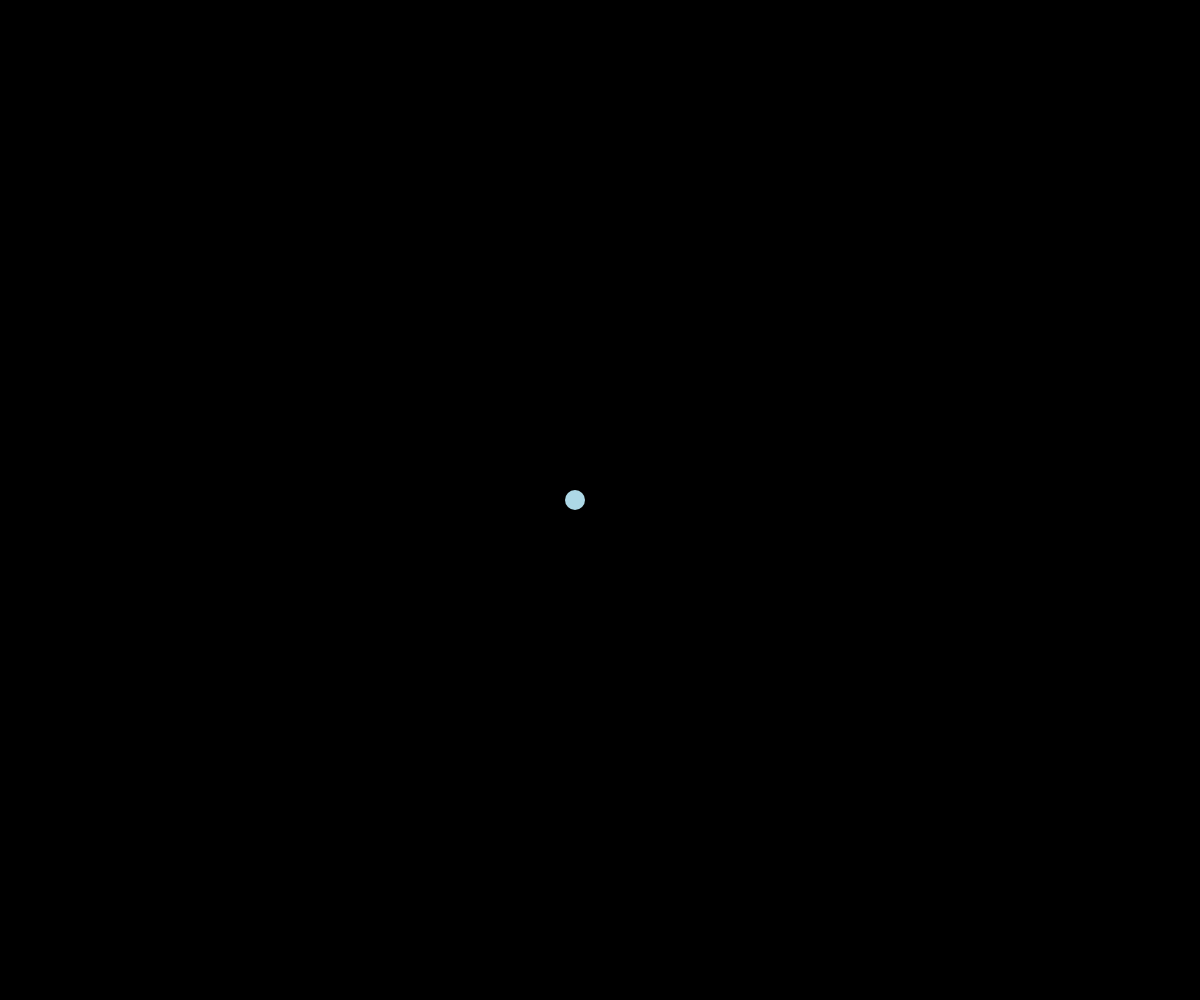
Frame 1 (no input)
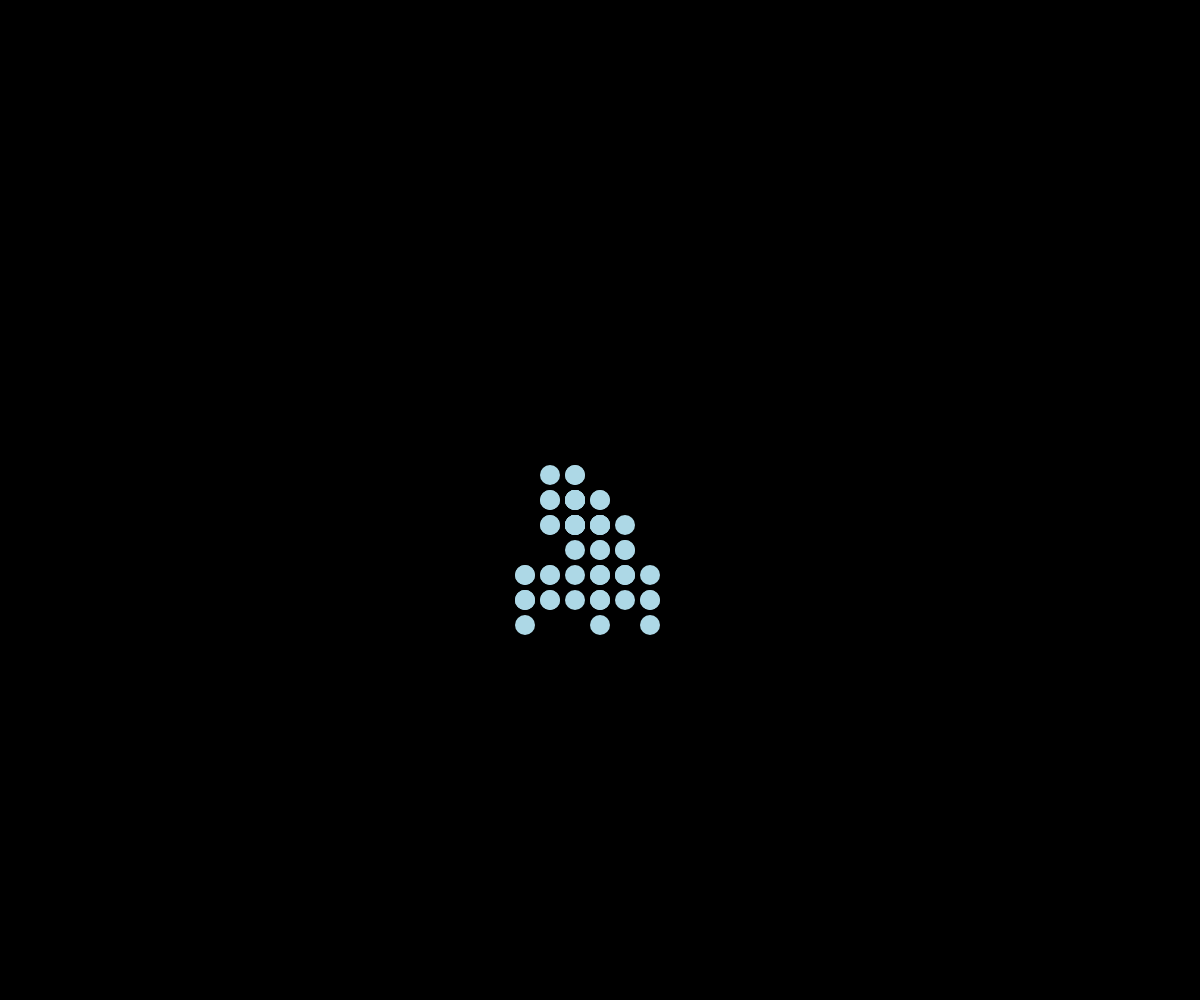
Frame 60 (no input)
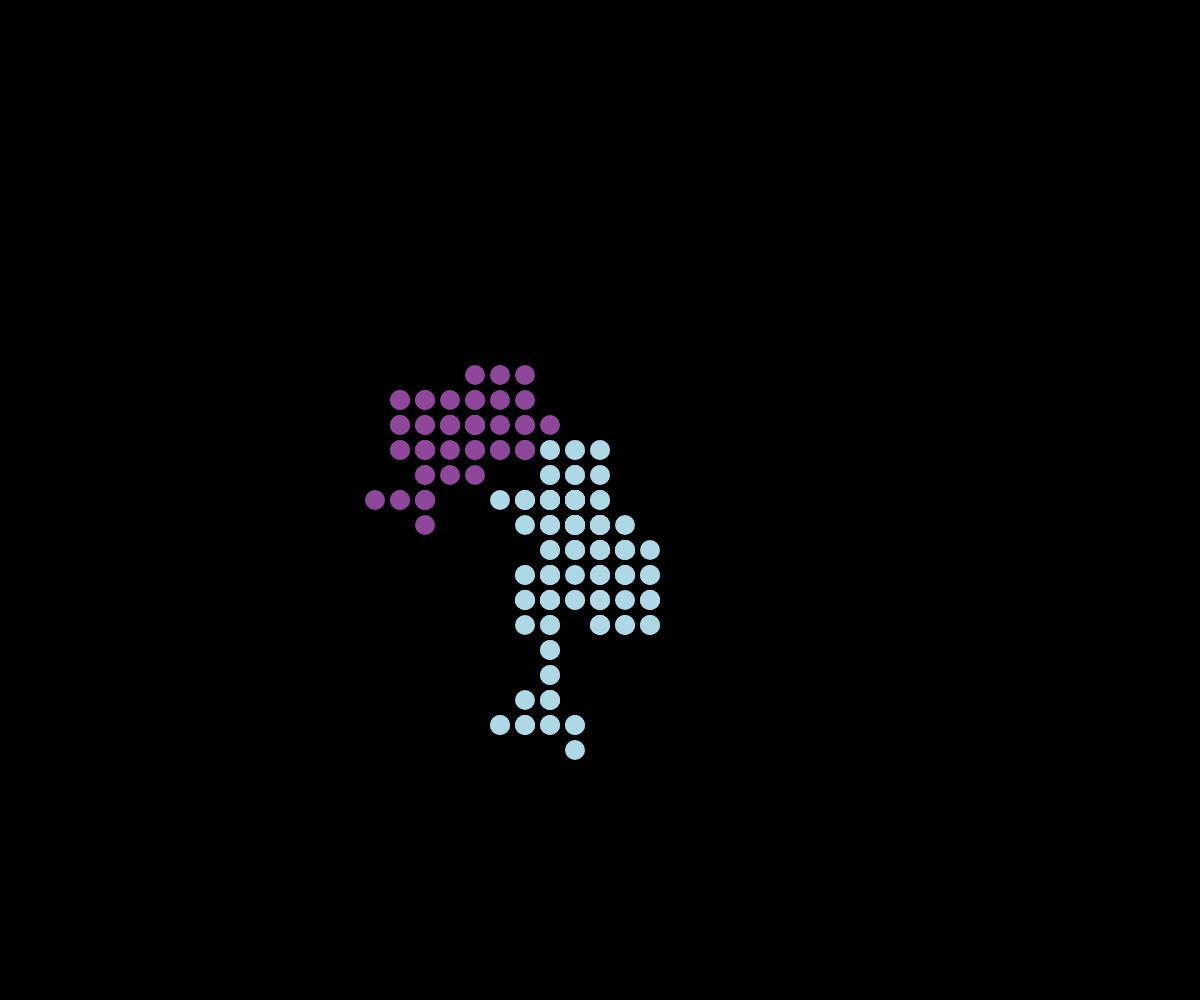
Frame 120 (the mouse pressed at the canvas centre since frame 60)

The p5.js sketch that drew these frames (run headless with seeded random() and noise() and a simulated clock; from frame 60 on, the mouse is pressed at the canvas centre):

// p5.js sketch
// ── sketch.js
// Obect Oriented Programing walker array demo 
// 11/13/2024

class Walker {
  constructor(x, y, theColour) {
    this.x = x;
    this.y = y;
    this.speed = 25;
    this.radius = 10; 
    this.colour = theColour; 
  }
  display() {
    noStroke();
    fill(this.colour);
    circle(this.x, this.y, this.radius*2);
  }
  move(){
    let choice = random(100);
    if (choice <25){
      this.y -= this.speed;
    }
    else if (choice < 50){
      this.y += this.speed; 
    }
    else if (choice < 75){
      this.x -= this.speed; 
    }
    else {
      this.x += this.speed;
    }
  }
}

let walkerArray = [];

function setup() {
  createCanvas(windowWidth, windowHeight);
  background(0);
  let luc = new Walker(width/2, height/2, "lightblue");
  walkerArray.push(luc);
}

function draw() {
  for (let theWalker of walkerArray){
    theWalker.move(); 
    theWalker.display(); 
  }
}


function mousePressed(){
  let randomColour = color(random(255), random(255), random(255));
  let someWalker = new Walker(mouseX, mouseY, randomColour);
  walkerArray.push(someWalker);
}
